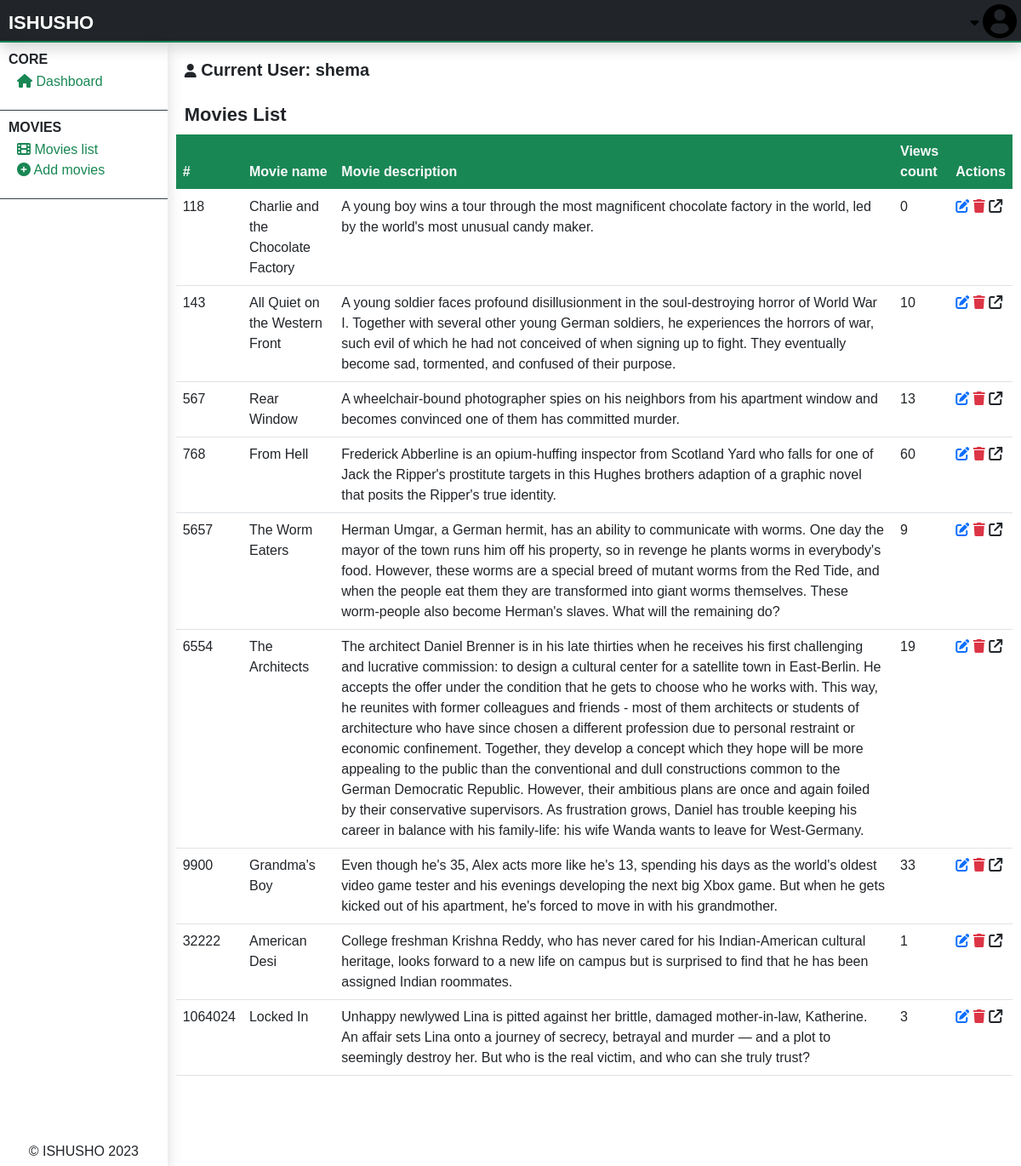
The page /admin/admin-movies-list.php (signed in) on the database its author committed.
### tables this page shows
CREATE TABLE `movies` (
  `movie_id` varchar(255) NOT NULL,
  `movie_name` text NOT NULL,
  `movie_description` text NOT NULL,
  `movie_categories` text NOT NULL,
  `movie_poster` text NOT NULL,
  `movie_url` text NOT NULL,
  `url720` text NOT NULL,
  `url480` text NOT NULL,
  `release_date` varchar(255) NOT NULL,
  `addition_date` text NOT NULL,
  `added_by` int(11) NOT NULL
);

### admin/admin-movies-list.php (the view, shortened to what this page needs)
<?php
include("../php/global/server.php");
?>
<!DOCTYPE html>
<html lang="en">
<head>
    <?php
    include('../php/global/cdns.php');
    ?>
    <link rel="stylesheet" href="../styles/admin-main.css">
</head>
<body>
    <div class="main-container">
        <?php
        include("./php/header.php");
        ?>
        <section class="center-section">
            <?php
            include('./php/nav-left.php');
            ?>
            <div class="right-contents">
                <?php
                include("./php/acting-user.php");
                ?>
                <div class="all-interchange">
                    <h1>
                        Movies list
                    </h1>
                    <table class="table table-responsive table-hover">
                        <thead>
                            <tr class="bg-success text-light">
                                <th>
                                    #
                                </th>
                                <th>
                                    Movie name
                                </th>
                                <th>
                                    Movie description
                                </th>
                                <th>
                                    Views count
                                </th>
                                <th>
                                    Actions
                                </th>
                            </tr>
                        </thead>
                        <tbody>
                            <?php
                            $getMovies = mysqli_query($server, "SELECT * from
                                    movies ORDER BY CAST(movie_id AS UNSIGNED)
                                ");
                            ?>
                            <?php
                            while ($dataMovies = mysqli_fetch_array($getMovies)) {
                            ?>
                                <tr>
                                    <td>
                                        <?php echo $video = $dataMovies['movie_id']; ?>
                                    </td>
                                    <td>
                                        <?php echo $dataMovies['movie_name']; ?>
                                    </td>
                                    <td>
                                        <?php echo $dataMovies['movie_description']; ?>
                                    </td>
                                    <td>
                                        <?php
                                        $getMovieViewsCount = mysqli_query($server, "SELECT * from
                                                    movie_views WHERE movie = '$video'
                                                ");
                                        echo mysqli_num_rows($getMovieViewsCount);
                                        ?>
                                    </td>
                                    <td>
                                        <a href="admin-edit-movie.php?edit&v=<?php echo $video; ?>" class="">
                                            <i class="fa fa-edit text-primary"></i>
                                        </a>
                                        <a href="?delete&v=<?php echo $video; ?>" onclick="return confirm('Are you sure to delete?');">
                                            <i class="fa fa-trash text-danger"></i>
                                        </a>
                                        <a href="../watch.php?v=<?php echo $video; ?>" target="_blank">
                                            <i class="fa fa-external-link text-dark"></i>
                                        </a>
                                    </td>
                                </tr>
                            <?php
                            }
                            ?>
                        </tbody>
                    </table>
                </div>
            </div>
        </section>
    </div>
</body>
</html>

### styles/admin-main.css (style rules this page uses)
* { font-family: 'Gill Sans', 'Gill Sans MT', Calibri, 'Trebuchet MS', sans-serif; margin: 0; padding: 0; text-decoration: none; font-size: 16px; }
a { text-decoration: none; }
body { width: 100vw; overflow: hidden; }
.main-container { overflow: hidden; width: 100vw; height: 100vh; }
.main-container .center-section { display: flex; flex-direction: row; height: calc(100vh - 50px); }
.main-container .center-section .right-contents { margin: 10px; height: calc(100vh - 50px); width: calc(100vw - 200px); overflow: auto; padding-bottom: 100px; }
.main-container .center-section .right-contents .all-interchange h1 { margin: 10px; font-size: 22px; color: #212529; font-weight: bold; text-transform: capitalize; }
.main-container .center-section .right-contents .all-interchange table thead tr { position: sticky; top: 0px; }

### rows shown on the page
movies: movie_id "118", movie_name "Charlie and the Chocolate Factory", movie_description "A young boy wins a tour through the most magnificent chocolate factory in the world, led by the world's most unusual candy maker.", mysqli_num_rows($getMovieViewsCount) "0"
movies: movie_id "143", movie_name "All Quiet on the Western Front", movie_description "A young soldier faces profound disillusionment in the soul-destroying horror of World War I. Together with several other young German soldiers, he experiences the horrors of war, such evil of which he had not conceived of when signing up to fight. They eventually become sad, tormented, and confused of their purpose.", mysqli_num_rows($getMovieViewsCount) "10"
movies: movie_id "567", movie_name "Rear Window", movie_description "A wheelchair-bound photographer spies on his neighbors from his apartment window and becomes convinced one of them has committed murder.", mysqli_num_rows($getMovieViewsCount) "13"
movies: movie_id "768", movie_name "From Hell", movie_description "Frederick Abberline is an opium-huffing inspector from Scotland Yard who falls for one of Jack the Ripper's prostitute targets in this Hughes brothers adaption of a graphic novel that posits the Ripper's true identity.", mysqli_num_rows($getMovieViewsCount) "60"
movies: movie_id "5657", movie_name "The Worm Eaters", movie_description "Herman Umgar, a German hermit, has an ability to communicate with worms. One day the mayor of the town runs him off his property, so in revenge he plants worms in everybody's food. However, these worms are a special breed of mutant worms from the Red Tide, and when the people eat them they are transformed into giant worms themselves. These worm-people also become Herman's slaves. What will the remaining do?", mysqli_num_rows($getMovieViewsCount) "9"
movies: movie_id "6554", movie_name "The Architects", movie_description "The architect Daniel Brenner is in his late thirties when he receives his first challenging and lucrative commission: to design a cultural center for a satellite town in East-Berlin. He accepts the offer under the condition that he gets to choose who he works with. This way, he reunites with former colleagues and friends - most of them architects or students of architecture who have since chosen a different profession due to personal restraint or economic confinement. Together, they develop a concept which they hope will be more appealing to the public than the conventional and dull constructions common to the German Democratic Republic. However, their ambitious plans are once and again…", mysqli_num_rows($getMovieViewsCount) "19"
movies: movie_id "9900", movie_name "Grandma's Boy", movie_description "Even though he's 35, Alex acts more like he's 13, spending his days as the world's oldest video game tester and his evenings developing the next big Xbox game. But when he gets kicked out of his apartment, he's forced to move in with his grandmother.", mysqli_num_rows($getMovieViewsCount) "33"
movies: movie_id "32222", movie_name "American Desi", movie_description "College freshman Krishna Reddy, who has never cared for his Indian-American cultural heritage, looks forward to a new life on campus but is surprised to find that he has been assigned Indian roommates.", mysqli_num_rows($getMovieViewsCount) "1"
movies: movie_id "1064024", movie_name "Locked In", movie_description "Unhappy newlywed Lina is pitted against her brittle, damaged mother-in-law, Katherine. An affair sets Lina onto a journey of secrecy, betrayal and murder — and a plot to seemingly destroy her. But who is the real victim, and who can she truly trust?", mysqli_num_rows($getMovieViewsCount) "3"

### other values the page prints
$actingAdminUN "shema"
